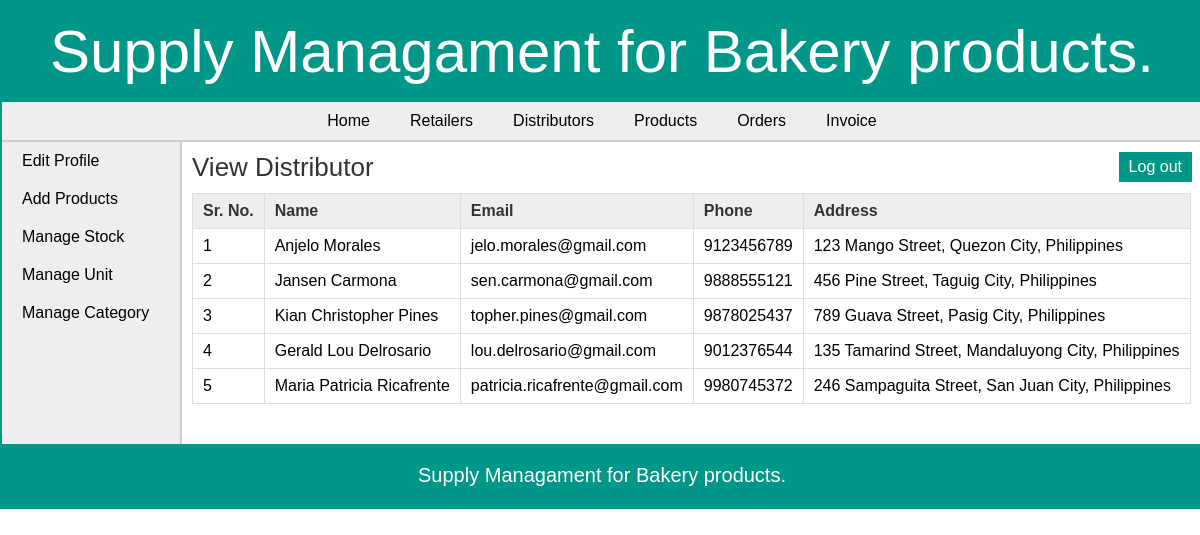
The page /manufacturer/view_distributor.php (signed in) on the database its author committed.
### tables this page shows
CREATE TABLE `distributor` (
  `dist_id` int(11) NOT NULL,
  `dist_name` varchar(25) NOT NULL,
  `dist_email` varchar(50) DEFAULT NULL,
  `dist_phone` varchar(10) NOT NULL,
  `dist_address` varchar(200) DEFAULT NULL
);

### manufacturer/view_distributor.php (the view, shortened to what this page needs)
<?php
	include("../includes/config.php");
	if(isset($_SESSION['manufacturer_login'])) {
		if($_SESSION['manufacturer_login'] == true) {
			$query_selectDistributor = "SELECT * FROM distributor";
			$result_selectDistributor = mysqli_query($con,$query_selectDistributor);
		}
		else {
			header('Location:../index.php');
		}
	}
	else {
		header('Location:../index.php');
	}
?>
<!DOCTYPE html>
<html>
<head>
	<link rel="stylesheet" href="../includes/main_style.css" >
</head>
<body>
	<?php
		include("../includes/header.inc.php");
		include("../includes/nav_manufacturer.inc.php");
		include("../includes/aside_manufacturer.inc.php");
	?>
	<section>
		<h1>View Distributor</h1>
		<form action="" method="POST" class="form">
		<table class="table_displayData">
			<tr>
				<th>Sr. No.</th>
				<th>Name</th>
				<th>Email</th>
				<th>Phone</th>
				<th>Address</th>
			</tr>
			<?php $i=1; while($row_selectDistributor = mysqli_fetch_array($result_selectDistributor)) { ?>
			<tr>
				<td> <?php echo $i; ?> </td>
				<td> <?php echo $row_selectDistributor['dist_name']; ?> </td>
				<td> <?php echo $row_selectDistributor['dist_email']; ?> </td>
				<td> <?php echo $row_selectDistributor['dist_phone']; ?> </td>
				<td> <?php echo $row_selectDistributor['dist_address']; ?> </td>
			</tr>
			<?php $i++; } ?>
		</table>
		</form>
	</section>
	<?php
		include("../includes/footer.inc.php");
	?>
</body>
</html>

### includes/main_style.css (style rules this page uses)
* { font-family: arial,sans-serif; margin:0px; padding:0px; }
body { width:1200px; margin:auto; border:2px solid #009688; }
section { width:1000px; padding:10px; padding-bottom:40px; }
section h1 { margin-bottom:10px; font-weight:normal; color:#333; font-size: 26px; }
table { border-collapse: collapse; }
.table_displayData td, .table_displayData th { border:1px solid #ddd; padding: 8px 10px; text-align: left; }
.table_displayData th { background-color:#eee; color:#333; }

### rows shown on the page
distributor: dist_name "Anjelo Morales", dist_email "jelo.morales@gmail.com", dist_phone "9123456789", dist_address "123 Mango Street, Quezon City, Philippines"
distributor: dist_name "Jansen Carmona", dist_email "sen.carmona@gmail.com", dist_phone "9888555121", dist_address "456 Pine Street, Taguig City, Philippines"
distributor: dist_name "Kian Christopher Pines", dist_email "topher.pines@gmail.com", dist_phone "9878025437", dist_address "789 Guava Street, Pasig City, Philippines"
distributor: dist_name "Gerald Lou Delrosario", dist_email "lou.delrosario@gmail.com", dist_phone "9012376544", dist_address "135 Tamarind Street, Mandaluyong City, Philippines"
distributor: dist_name "Maria Patricia Ricafrente", dist_email "patricia.ricafrente@gmail.com", dist_phone "9980745372", dist_address "246 Sampaguita Street, San Juan City, Philippines"
